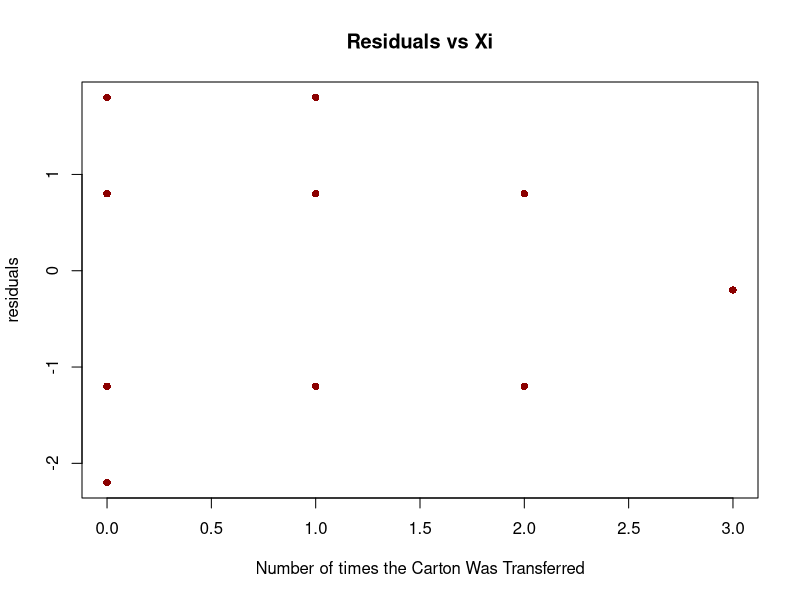
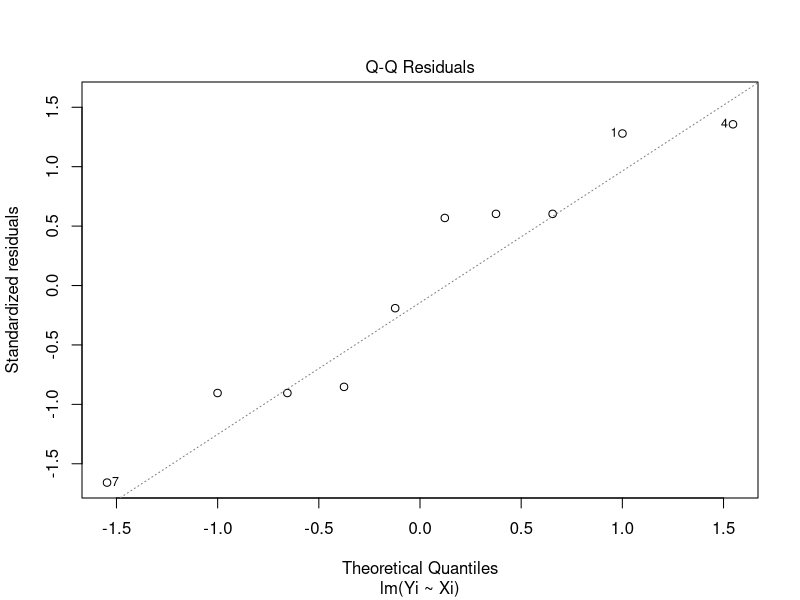
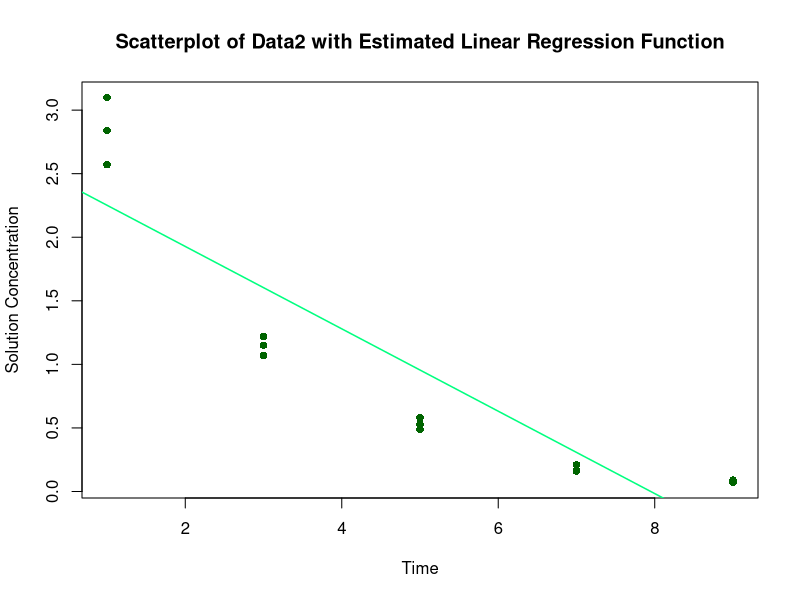
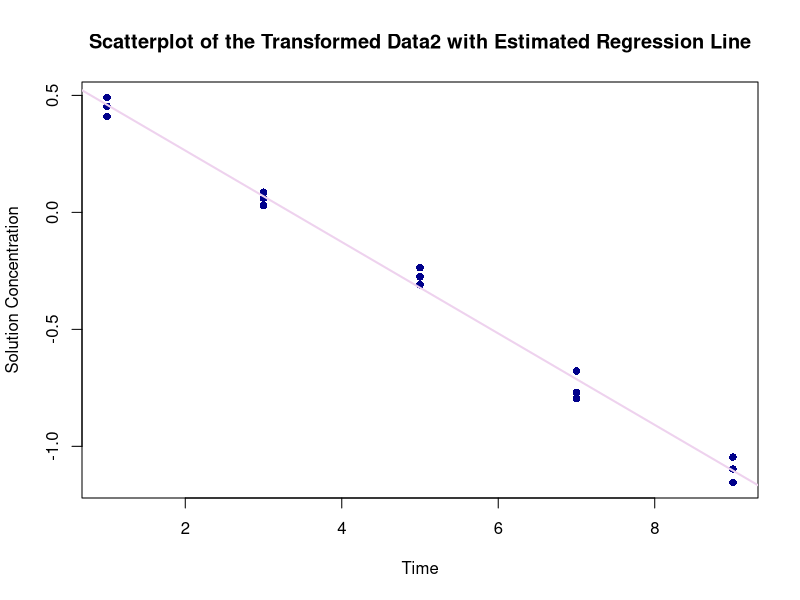
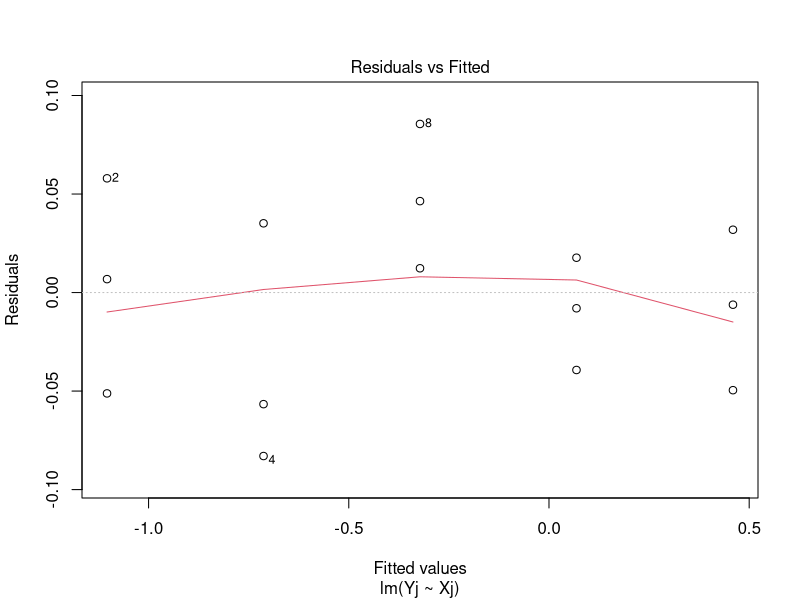
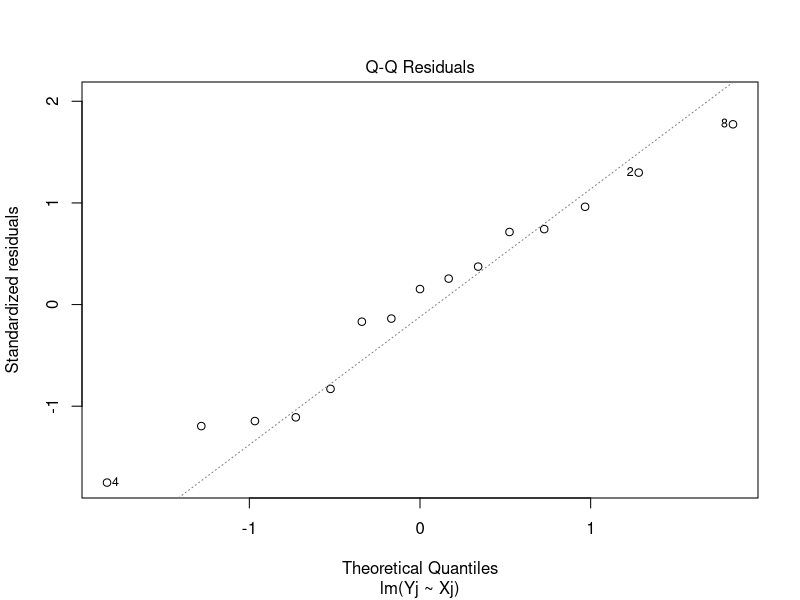

The R source for these figures, in order:
## ---- chunk 1
library(knitr)
i <- 1:10
Xi <- c(1,0,2,0,3,1,0,1,2,0)
Yi <- c(16,9,17,12,22,13,8,15,19,11)
## ---- chunk 2
broken <- rbind(Xi,Yi)
broken <- data.frame(broken)
colnames(broken) <- i
kable(broken,
      caption="Number of Ampules broken (Y) Due to Number of Times the Carton is Transferred (X)")
## ---- chunk 3
data1 <- data.frame(Xi=Xi,Yi=Yi)
result1 <- lm(Yi~Xi,data1)
unlist(result1$residuals)
## ---- chunk 4
plot(result1$residuals~Xi,ylab="residuals", 
     xlab="Number of times the Carton Was Transferred",
     main="Residuals vs Xi",col="dark red",cex=1,pch=16)
## ---- chunk 5
plot(result1,which=2)
## ---- chunk 6
shapiro.test(result1$residuals)
## ---- chunk 7
j <- 1:15
Xj <- c(9,9,9,7,7,7,5,5,5,3,3,3,1,1,1)
Yj <- c(0.07,.09,.08,.16,.17,.21,.49,.58,.53,1.22,1.15,1.07,2.84,2.57,3.10)
## ---- chunk 8
solution <- rbind(Xj,Yj)
solution<- data.frame(solution)
colnames(solution) <- j
kable(solution,caption="Solution Concentration X over Time Y")
## ---- chunk 9
data2 <- data.frame(Xj=Xj,Yj=Yj)
result2 <- lm(Yj~Xj,data2)
result2
## ---- chunk 10
Model1 <- lm(Yj~Xj,data2)
Model2 <- lm(Yj~as.factor(Xj),data2)
anova(Model1,Model2)
## ---- chunk 11
plot(Yj~Xj,data2,ylab="Solution Concentration",xlab="Time",
     main="Scatterplot of Data2 with Estimated Linear Regression Function",
     pch=16,col="dark green",cex=1)
abline(Model1,lwd=1.5,col="spring green")
## ---- chunk 12
data2.1 <- data.frame(Xj=Xj,Yj=log10(Yj))
result2.1 <- lm(Yj~Xj,data2.1)
result2.1
## ---- chunk 13
plot(Yj~Xj,data2.1,xlab="Time",ylab="Solution Concentration",
     main="Scatterplot of the Transformed Data2 with Estimated Regression Line",
     cex=1,col="dark blue",pch=16)
abline(result2.1,lwd=2,col="thistle2")

## ---- chunk 14
unlist(result2.1$residuals)
## ---- chunk 15
plot(result2.1,which=1)
plot(result2.1,which=2)
shapiro.test(result2.1$residuals)
